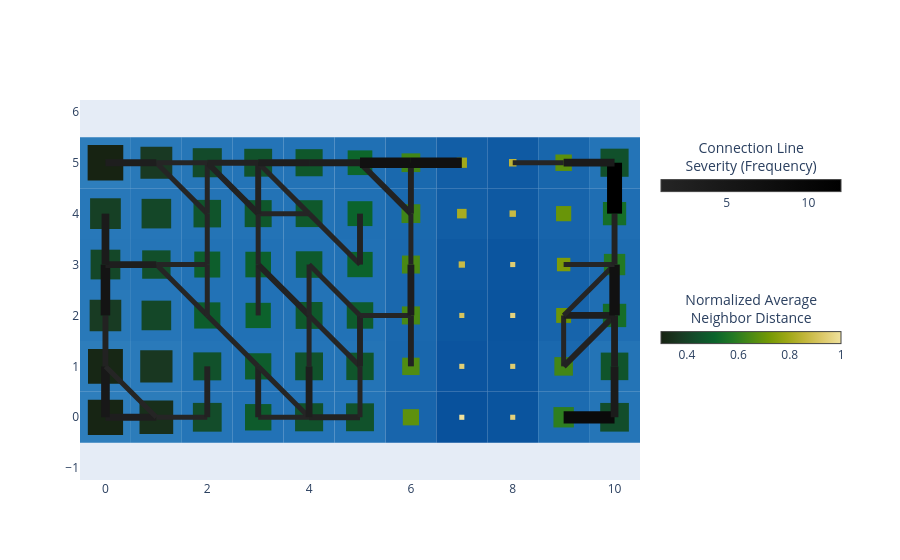

Source (notebook cell):
### Code cell
basin.pond() \
    .pad_layer() \
    .rhizome_layer() \
    .visualize();

### Figure 1 — Plotly figure (JSON) as saved in the notebook; plotly's stock layout.template omitted (floating-point values rounded to 4 significant figures)
{"data": [{"hoverinfo": "none", "marker": {"cmax": 12, "cmin": 1, "color": [1], "colorbar": {"len": 200, "lenmode": "pixels", "orientation": "h", "thickness": 12, "title": {"side": "top", "text": "Connection Line<br>Severity (Frequency)"}, "x": 1.02, "xanchor": "left", "y": 0.8, "yanchor": "middle"}, "colorscale": [[0, "rgb(37,37,37)"], [1, "rgb(0,0,0)"]], "showscale": true}, "mode": "markers", "showlegend": false, "type": "scatter", "x": [null], "y": [null]}, {"hoverinfo": "none", "marker": {"cmax": 1, "cmin": 0.3, "color": [0.3], "colorbar": {"len": 200, "lenmode": "pixels", "orientation": "h", "thickness": 12, "title": {"side": "top", "text": "Normalized Average<br>Neighbor Distance"}, "x": 1.02, "xanchor": "left", "y": 0.4, "yanchor": "middle"}, "colorscale": [[0, "rgb(23, 35, 18)"], [0.1, "rgb(25, 56, 34)"], [0.2, "rgb(18, 78, 43)"], [0.3, "rgb(11, 100, 44)"], [0.4, "rgb(35, 121, 36)"], [0.5, "rgb(75, 138, 20)"], [0.6, "rgb(116, 153, 5)"], [0.7, "rgb(157, 167, 21)"], [0.8, "rgb(194, 182, 59)"], [0.9, "rgb(221, 201, 106)"], [1, "rgb(239, 225, 156)"]], "showscale": true}, "mode": "markers", "showlegend": false, "type": "scatter", "x": [null], "y": [null]}], "layout": {"autosize": true, "legend": {"x": 1.02, "xanchor": "left", "y": 0, "yanchor": "bottom"}, "margin": {"r": 260}, "shapes": [{"fillcolor": "rgb(46, 126, 188)", "layer": "between", "line": {"width": 0}, "type": "rect", "x0": -0.5, "x1": 0.5, "xref": "x", "y0": -0.5, "y1": 0.5, "yref": "y"}, {"fillcolor": "rgb(44, 124, 186)", "layer": "between", "line": {"width": 0}, "type": "rect", "x0": 0.5, "x1": 1.5, "xref": "x", "y0": -0.5, "y1": 0.5, "yref": "y"}, {"fillcolor": "rgb(37, 117, 183)", "layer": "between", "line": {"width": 0}, "type": "rect", "x0": 1.5, "x1": 2.5, "xref": "x", "y0": -0.5, "y1": 0.5, "yref": "y"}, {"fillcolor": "rgb(34, 114, 182)", "layer": "between", "line": {"width": 0}, "type": "rect", "x0": 2.5, "x1": 3.5, "xref": "x", "y0": -0.5, "y1": 0.5, "yref": "y"}, {"fillcolor": "rgb(36, 116, 183)", "layer": "between", "line": {"width": 0}, "type": "rect", "x0": 3.5, "x1": 4.5, "xref": "x", "y0": -0.5, "y1": 0.5, "yref": "y"}, {"fillcolor": "rgb(36, 116, 183)", "layer": "between", "line": {"width": 0}, "type": "rect", "x0": 4.5, "x1": 5.5, "xref": "x", "y0": -0.5, "y1": 0.5, "yref": "y"}, {"fillcolor": "rgb(24, 101, 172)", "layer": "between", "line": {"width": 0}, "type": "rect", "x0": 5.5, "x1": 6.5, "xref": "x", "y0": -0.5, "y1": 0.5, "yref": "y"}, {"fillcolor": "rgb(8, 81, 156)", "layer": "between", "line": {"width": 0}, "type": "rect", "x0": 6.5, "x1": 7.5, "xref": "x", "y0": -0.5, "y1": 0.5, "yref": "y"}, {"fillcolor": "rgb(10, 84, 158)", "layer": "between", "line": {"width": 0}, "type": "rect", "x0": 7.5, "x1": 8.5, "xref": "x", "y0": -0.5, "y1": 0.5, "yref": "y"}, {"fillcolor": "rgb(28, 107, 176)", "layer": "between", "line": {"width": 0}, "type": "rect", "x0": 8.5, "x1": 9.5, "xref": "x", "y0": -0.5, "y1": 0.5, "yref": "y"}, {"fillcolor": "rgb(37, 117, 183)", "layer": "between", "line": {"width": 0}, "type": "rect", "x0": 9.5, "x1": 10.5, "xref": "x", "y0": -0.5, "y1": 0.5, "yref": "y"}, {"fillcolor": "rgb(45, 125, 187)", "layer": "between", "line": {"width": 0}, "type": "rect", "x0": -0.5, "x1": 0.5, "xref": "x", "y0": 0.5, "y1": 1.5, "yref": "y"}, {"fillcolor": "rgb(42, 122, 186)", "layer": "between", "line": {"width": 0}, "type": "rect", "x0": 0.5, "x1": 1.5, "xref": "x", "y0": 0.5, "y1": 1.5, "yref": "y"}, {"fillcolor": "rgb(36, 116, 183)", "layer": "between", "line": {"width": 0}, "type": "rect", "x0": 1.5, "x1": 2.5, "xref": "x", "y0": 0.5, "y1": 1.5, "yref": "y"}, {"fillcolor": "rgb(34, 114, 182)", "layer": "between", "line": {"width": 0}, "type": "rect", "x0": 2.5, "x1": 3.5, "xref": "x", "y0": 0.5, "y1": 1.5, "yref": "y"}, {"fillcolor": "rgb(36, 116, 183)", "layer": "between", "line": {"width": 0}, "type": "rect", "x0": 3.5, "x1": 4.5, "xref": "x", "y0": 0.5, "y1": 1.5, "yref": "y"}, {"fillcolor": "rgb(36, 116, 182)", "layer": "between", "line": {"width": 0}, "type": "rect", "x0": 4.5, "x1": 5.5, "xref": "x", "y0": 0.5, "y1": 1.5, "yref": "y"}, {"fillcolor": "rgb(25, 103, 173)", "layer": "between", "line": {"width": 0}, "type": "rect", "x0": 5.5, "x1": 6.5, "xref": "x", "y0": 0.5, "y1": 1.5, "yref": "y"}, {"fillcolor": "rgb(11, 84, 159)", "layer": "between", "line": {"width": 0}, "type": "rect", "x0": 6.5, "x1": 7.5, "xref": "x", "y0": 0.5, "y1": 1.5, "yref": "y"}, {"fillcolor": "rgb(11, 85, 159)", "layer": "between", "line": {"width": 0}, "type": "rect", "x0": 7.5, "x1": 8.5, "xref": "x", "y0": 0.5, "y1": 1.5, "yref": "y"}, {"fillcolor": "rgb(26, 104, 174)", "layer": "between", "line": {"width": 0}, "type": "rect", "x0": 8.5, "x1": 9.5, "xref": "x", "y0": 0.5, "y1": 1.5, "yref": "y"}, {"fillcolor": "rgb(36, 116, 182)", "layer": "between", "line": {"width": 0}, "type": "rect", "x0": 9.5, "x1": 10.5, "xref": "x", "y0": 0.5, "y1": 1.5, "yref": "y"}, {"fillcolor": "rgb(41, 121, 185)", "layer": "between", "line": {"width": 0}, "type": "rect", "x0": -0.5, "x1": 0.5, "xref": "x", "y0": 1.5, "y1": 2.5, "yref": "y"}, {"fillcolor": "rgb(38, 118, 184)", "layer": "between", "line": {"width": 0}, "type": "rect", "x0": 0.5, "x1": 1.5, "xref": "x", "y0": 1.5, "y1": 2.5, "yref": "y"}, {"fillcolor": "rgb(34, 114, 182)", "layer": "between", "line": {"width": 0}, "type": "rect", "x0": 1.5, "x1": 2.5, "xref": "x", "y0": 1.5, "y1": 2.5, "yref": "y"}, {"fillcolor": "rgb(33, 113, 181)", "layer": "between", "line": {"width": 0}, "type": "rect", "x0": 2.5, "x1": 3.5, "xref": "x", "y0": 1.5, "y1": 2.5, "yref": "y"}, {"fillcolor": "rgb(35, 115, 182)", "layer": "between", "line": {"width": 0}, "type": "rect", "x0": 3.5, "x1": 4.5, "xref": "x", "y0": 1.5, "y1": 2.5, "yref": "y"}, {"fillcolor": "rgb(34, 114, 182)", "layer": "between", "line": {"width": 0}, "type": "rect", "x0": 4.5, "x1": 5.5, "xref": "x", "y0": 1.5, "y1": 2.5, "yref": "y"}, {"fillcolor": "rgb(26, 104, 174)", "layer": "between", "line": {"width": 0}, "type": "rect", "x0": 5.5, "x1": 6.5, "xref": "x", "y0": 1.5, "y1": 2.5, "yref": "y"}, {"fillcolor": "rgb(12, 87, 160)", "layer": "between", "line": {"width": 0}, "type": "rect", "x0": 6.5, "x1": 7.5, "xref": "x", "y0": 1.5, "y1": 2.5, "yref": "y"}, {"fillcolor": "rgb(10, 84, 158)", "layer": "between", "line": {"width": 0}, "type": "rect", "x0": 7.5, "x1": 8.5, "xref": "x", "y0": 1.5, "y1": 2.5, "yref": "y"}, {"fillcolor": "rgb(23, 100, 171)", "layer": "between", "line": {"width": 0}, "type": "rect", "x0": 8.5, "x1": 9.5, "xref": "x", "y0": 1.5, "y1": 2.5, "yref": "y"}, {"fillcolor": "rgb(31, 110, 179)", "layer": "between", "line": {"width": 0}, "type": "rect", "x0": 9.5, "x1": 10.5, "xref": "x", "y0": 1.5, "y1": 2.5, "yref": "y"}, {"fillcolor": "rgb(39, 119, 184)", "layer": "between", "line": {"width": 0}, "type": "rect", "x0": -0.5, "x1": 0.5, "xref": "x", "y0": 2.5, "y1": 3.5, "yref": "y"}, {"fillcolor": "rgb(37, 117, 183)", "layer": "between", "line": {"width": 0}, "type": "rect", "x0": 0.5, "x1": 1.5, "xref": "x", "y0": 2.5, "y1": 3.5, "yref": "y"}, {"fillcolor": "rgb(34, 114, 181)", "layer": "between", "line": {"width": 0}, "type": "rect", "x0": 1.5, "x1": 2.5, "xref": "x", "y0": 2.5, "y1": 3.5, "yref": "y"}, {"fillcolor": "rgb(33, 113, 181)", "layer": "between", "line": {"width": 0}, "type": "rect", "x0": 2.5, "x1": 3.5, "xref": "x", "y0": 2.5, "y1": 3.5, "yref": "y"}, {"fillcolor": "rgb(34, 114, 182)", "layer": "between", "line": {"width": 0}, "type": "rect", "x0": 3.5, "x1": 4.5, "xref": "x", "y0": 2.5, "y1": 3.5, "yref": "y"}, {"fillcolor": "rgb(33, 113, 181)", "layer": "between", "line": {"width": 0}, "type": "rect", "x0": 4.5, "x1": 5.5, "xref": "x", "y0": 2.5, "y1": 3.5, "yref": "y"}, {"fillcolor": "rgb(26, 104, 174)", "layer": "between", "line": {"width": 0}, "type": "rect", "x0": 5.5, "x1": 6.5, "xref": "x", "y0": 2.5, "y1": 3.5, "yref": "y"}, {"fillcolor": "rgb(14, 89, 162)", "layer": "between", "line": {"width": 0}, "type": "rect", "x0": 6.5, "x1": 7.5, "xref": "x", "y0": 2.5, "y1": 3.5, "yref": "y"}, {"fillcolor": "rgb(11, 85, 159)", "layer": "between", "line": {"width": 0}, "type": "rect", "x0": 7.5, "x1": 8.5, "xref": "x", "y0": 2.5, "y1": 3.5, "yref": "y"}, {"fillcolor": "rgb(21, 98, 169)", "layer": "between", "line": {"width": 0}, "type": "rect", "x0": 8.5, "x1": 9.5, "xref": "x", "y0": 2.5, "y1": 3.5, "yref": "y"}, {"fillcolor": "rgb(29, 108, 177)", "layer": "between", "line": {"width": 0}, "type": "rect", "x0": 9.5, "x1": 10.5, "xref": "x", "y0": 2.5, "y1": 3.5, "yref": "y"}, {"fillcolor": "rgb(40, 120, 185)", "layer": "between", "line": {"width": 0}, "type": "rect", "x0": -0.5, "x1": 0.5, "xref": "x", "y0": 3.5, "y1": 4.5, "yref": "y"}, {"fillcolor": "rgb(38, 118, 184)", "layer": "between", "line": {"width": 0}, "type": "rect", "x0": 0.5, "x1": 1.5, "xref": "x", "y0": 3.5, "y1": 4.5, "yref": "y"}, {"fillcolor": "rgb(36, 116, 182)", "layer": "between", "line": {"width": 0}, "type": "rect", "x0": 1.5, "x1": 2.5, "xref": "x", "y0": 3.5, "y1": 4.5, "yref": "y"}, {"fillcolor": "rgb(35, 115, 182)", "layer": "between", "line": {"width": 0}, "type": "rect", "x0": 2.5, "x1": 3.5, "xref": "x", "y0": 3.5, "y1": 4.5, "yref": "y"}, {"fillcolor": "rgb(35, 115, 182)", "layer": "between", "line": {"width": 0}, "type": "rect", "x0": 3.5, "x1": 4.5, "xref": "x", "y0": 3.5, "y1": 4.5, "yref": "y"}, {"fillcolor": "rgb(32, 112, 180)", "layer": "between", "line": {"width": 0}, "type": "rect", "x0": 4.5, "x1": 5.5, "xref": "x", "y0": 3.5, "y1": 4.5, "yref": "y"}, {"fillcolor": "rgb(26, 105, 174)", "layer": "between", "line": {"width": 0}, "type": "rect", "x0": 5.5, "x1": 6.5, "xref": "x", "y0": 3.5, "y1": 4.5, "yref": "y"}, {"fillcolor": "rgb(17, 93, 165)", "layer": "between", "line": {"width": 0}, "type": "rect", "x0": 6.5, "x1": 7.5, "xref": "x", "y0": 3.5, "y1": 4.5, "yref": "y"}, {"fillcolor": "rgb(14, 89, 162)", "layer": "between", "line": {"width": 0}, "type": "rect", "x0": 7.5, "x1": 8.5, "xref": "x", "y0": 3.5, "y1": 4.5, "yref": "y"}, {"fillcolor": "rgb(23, 100, 171)", "layer": "between", "line": {"width": 0}, "type": "rect", "x0": 8.5, "x1": 9.5, "xref": "x", "y0": 3.5, "y1": 4.5, "yref": "y"}, {"fillcolor": "rgb(31, 110, 179)", "layer": "between", "line": {"width": 0}, "type": "rect", "x0": 9.5, "x1": 10.5, "xref": "x", "y0": 3.5, "y1": 4.5, "yref": "y"}, {"fillcolor": "rgb(46, 126, 188)", "layer": "between", "line": {"width": 0}, "type": "rect", "x0": -0.5, "x1": 0.5, "xref": "x", "y0": 4.5, "y1": 5.5, "yref": "y"}, {"fillcolor": "rgb(41, 121, 185)", "layer": "between", "line": {"width": 0}, "type": "rect", "x0": 0.5, "x1": 1.5, "xref": "x", "y0": 4.5, "y1": 5.5, "yref": "y"}, {"fillcolor": "rgb(38, 118, 183)", "layer": "between", "line": {"width": 0}, "type": "rect", "x0": 1.5, "x1": 2.5, "xref": "x", "y0": 4.5, "y1": 5.5, "yref": "y"}, {"fillcolor": "rgb(36, 116, 183)", "layer": "between", "line": {"width": 0}, "type": "rect", "x0": 2.5, "x1": 3.5, "xref": "x", "y0": 4.5, "y1": 5.5, "yref": "y"}, {"fillcolor": "rgb(35, 115, 182)", "layer": "between", "line": {"width": 0}, "type": "rect", "x0": 3.5, "x1": 4.5, "xref": "x", "y0": 4.5, "y1": 5.5, "yref": "y"}, {"fillcolor": "rgb(32, 112, 180)", "layer": "between", "line": {"width": 0}, "type": "rect", "x0": 4.5, "x1": 5.5, "xref": "x", "y0": 4.5, "y1": 5.5, "yref": "y"}, {"fillcolor": "rgb(26, 105, 174)", "layer": "between", "line": {"width": 0}, "type": "rect", "x0": 5.5, "x1": 6.5, "xref": "x", "y0": 4.5, "y1": 5.5, "yref": "y"}, {"fillcolor": "rgb(18, 94, 166)", "layer": "between", "line": {"width": 0}, "type": "rect", "x0": 6.5, "x1": 7.5, "xref": "x", "y0": 4.5, "y1": 5.5, "yref": "y"}, {"fillcolor": "rgb(15, 90, 163)", "layer": "between", "line": {"width": 0}, "type": "rect", "x0": 7.5, "x1": 8.5, "xref": "x", "y0": 4.5, "y1": 5.5, "yref": "y"}, {"fillcolor": "rgb(24, 102, 172)", "layer": "between", "line": {"width": 0}, "type": "rect", "x0": 8.5, "x1": 9.5, "xref": "x", "y0": 4.5, "y1": 5.5, "yref": "y"}, {"fillcolor": "rgb(36, 116, 183)", "layer": "between", "line": {"width": 0}, "type": "rect", "x0": 9.5, "x1": 10.5, "xref": "x", "y0": 4.5, "y1": 5.5, "yref": "y"}, {"fillcolor": "rgb(23, 37, 20)", "layer": "between", "line": {"width": 0}, "type": "rect", "x0": -0.3462, "x1": 0.3462, "xref": "x", "y0": -0.3462, "y1": 0.3462, "yref": "y"}, {"fillcolor": "rgb(24, 47, 27)", "layer": "between", "line": {"width": 0}, "type": "rect", "x0": 0.6692, "x1": 1.331, "xref": "x", "y0": -0.3308, "y1": 0.3308, "yref": "y"}, {"fillcolor": "rgb(19, 76, 42)", "layer": "between", "line": {"width": 0}, "type": "rect", "x0": 1.717, "x1": 2.283, "xref": "x", "y0": -0.2826, "y1": 0.2826, "yref": "y"}, {"fillcolor": "rgb(14, 91, 44)", "layer": "between", "line": {"width": 0}, "type": "rect", "x0": 2.74, "x1": 3.26, "xref": "x", "y0": -0.2596, "y1": 0.2596, "yref": "y"}, {"fillcolor": "rgb(17, 81, 43)", "layer": "between", "line": {"width": 0}, "type": "rect", "x0": 3.724, "x1": 4.276, "xref": "x", "y0": -0.2756, "y1": 0.2756, "yref": "y"}, {"fillcolor": "rgb(17, 82, 43)", "layer": "between", "line": {"width": 0}, "type": "rect", "x0": 4.726, "x1": 5.274, "xref": "x", "y0": -0.2739, "y1": 0.2739, "yref": "y"}, {"fillcolor": "rgb(94, 145, 13)", "layer": "between", "line": {"width": 0}, "type": "rect", "x0": 5.841, "x1": 6.159, "xref": "x", "y0": -0.1591, "y1": 0.1591, "yref": "y"}, {"fillcolor": "rgb(239, 225, 156)", "layer": "between", "line": {"width": 0}, "type": "rect", "x0": 6.95, "x1": 7.05, "xref": "x", "y0": -0.05, "y1": 0.05, "yref": "y"}, {"fillcolor": "rgb(227, 208, 122)", "layer": "between", "line": {"width": 0}, "type": "rect", "x0": 7.95, "x1": 8.05, "xref": "x", "y0": -0.05, "y1": 0.05, "yref": "y"}, {"fillcolor": "rgb(46, 126, 32)", "layer": "between", "line": {"width": 0}, "type": "rect", "x0": 8.8, "x1": 9.2, "xref": "x", "y0": -0.2003, "y1": 0.2003, "yref": "y"}, {"fillcolor": "rgb(18, 77, 43)", "layer": "between", "line": {"width": 0}, "type": "rect", "x0": 9.719, "x1": 10.28, "xref": "x", "y0": -0.2815, "y1": 0.2815, "yref": "y"}, {"fillcolor": "rgb(23, 39, 21)", "layer": "between", "line": {"width": 0}, "type": "rect", "x0": -0.3428, "x1": 0.3428, "xref": "x", "y0": 0.6572, "y1": 1.343, "yref": "y"}, {"fillcolor": "rgb(25, 55, 33)", "layer": "between", "line": {"width": 0}, "type": "rect", "x0": 0.6828, "x1": 1.317, "xref": "x", "y0": 0.6828, "y1": 1.317, "yref": "y"}, {"fillcolor": "rgb(17, 81, 43)", "layer": "between", "line": {"width": 0}, "type": "rect", "x0": 1.725, "x1": 2.275, "xref": "x", "y0": 0.7251, "y1": 1.275, "yref": "y"}, {"fillcolor": "rgb(14, 92, 44)", "layer": "between", "line": {"width": 0}, "type": "rect", "x0": 2.742, "x1": 3.258, "xref": "x", "y0": 0.7422, "y1": 1.258, "yref": "y"}, {"fillcolor": "rgb(17, 82, 43)", "layer": "between", "line": {"width": 0}, "type": "rect", "x0": 3.727, "x1": 4.273, "xref": "x", "y0": 0.7268, "y1": 1.273, "yref": "y"}, {"fillcolor": "rgb(16, 85, 43)", "layer": "between", "line": {"width": 0}, "type": "rect", "x0": 4.731, "x1": 5.269, "xref": "x", "y0": 0.731, "y1": 1.269, "yref": "y"}, {"fillcolor": "rgb(80, 140, 18)", "layer": "between", "line": {"width": 0}, "type": "rect", "x0": 5.829, "x1": 6.171, "xref": "x", "y0": 0.8291, "y1": 1.171, "yref": "y"}, {"fillcolor": "rgb(225, 207, 118)", "layer": "between", "line": {"width": 0}, "type": "rect", "x0": 6.95, "x1": 7.05, "xref": "x", "y0": 0.95, "y1": 1.05, "yref": "y"}, {"fillcolor": "rgb(223, 204, 111)", "layer": "between", "line": {"width": 0}, "type": "rect", "x0": 7.95, "x1": 8.05, "xref": "x", "y0": 0.95, "y1": 1.05, "yref": "y"}, {"fillcolor": "rgb(67, 134, 23)", "layer": "between", "line": {"width": 0}, "type": "rect", "x0": 8.818, "x1": 9.182, "xref": "x", "y0": 0.8178, "y1": 1.182, "yref": "y"}, {"fillcolor": "rgb(16, 84, 43)", "layer": "between", "line": {"width": 0}, "type": "rect", "x0": 9.729, "x1": 10.27, "xref": "x", "y0": 0.7293, "y1": 1.271, "yref": "y"}, {"fillcolor": "rgb(24, 59, 35)", "layer": "between", "line": {"width": 0}, "type": "rect", "x0": -0.3102, "x1": 0.3102, "xref": "x", "y0": 1.69, "y1": 2.31, "yref": "y"}, {"fillcolor": "rgb(20, 71, 40)", "layer": "between", "line": {"width": 0}, "type": "rect", "x0": 0.7091, "x1": 1.291, "xref": "x", "y0": 1.709, "y1": 2.291, "yref": "y"}, {"fillcolor": "rgb(13, 92, 44)", "layer": "between", "line": {"width": 0}, "type": "rect", "x0": 1.743, "x1": 2.257, "xref": "x", "y0": 1.743, "y1": 2.257, "yref": "y"}, {"fillcolor": "rgb(12, 98, 44)", "layer": "between", "line": {"width": 0}, "type": "rect", "x0": 2.752, "x1": 3.248, "xref": "x", "y0": 1.752, "y1": 2.248, "yref": "y"}, {"fillcolor": "rgb(15, 88, 43)", "layer": "between", "line": {"width": 0}, "type": "rect", "x0": 3.736, "x1": 4.264, "xref": "x", "y0": 1.736, "y1": 2.264, "yref": "y"}, {"fillcolor": "rgb(14, 91, 44)", "layer": "between", "line": {"width": 0}, "type": "rect", "x0": 4.74, "x1": 5.26, "xref": "x", "y0": 1.74, "y1": 2.26, "yref": "y"}, {"fillcolor": "rgb(72, 137, 21)", "layer": "between", "line": {"width": 0}, "type": "rect", "x0": 5.823, "x1": 6.177, "xref": "x", "y0": 1.823, "y1": 2.177, "yref": "y"}, {"fillcolor": "rgb(214, 196, 94)", "layer": "between", "line": {"width": 0}, "type": "rect", "x0": 6.95, "x1": 7.05, "xref": "x", "y0": 1.95, "y1": 2.05, "yref": "y"}, {"fillcolor": "rgb(228, 210, 125)", "layer": "between", "line": {"width": 0}, "type": "rect", "x0": 7.95, "x1": 8.05, "xref": "x", "y0": 1.95, "y1": 2.05, "yref": "y"}, {"fillcolor": "rgb(109, 150, 8)", "layer": "between", "line": {"width": 0}, "type": "rect", "x0": 8.854, "x1": 9.146, "xref": "x", "y0": 1.854, "y1": 2.146, "yref": "y"}, {"fillcolor": "rgb(22, 109, 40)", "layer": "between", "line": {"width": 0}, "type": "rect", "x0": 9.771, "x1": 10.23, "xref": "x", "y0": 1.771, "y1": 2.229, "yref": "y"}, {"fillcolor": "rgb(20, 71, 40)", "layer": "between", "line": {"width": 0}, "type": "rect", "x0": -0.2919, "x1": 0.2919, "xref": "x", "y0": 2.708, "y1": 3.292, "yref": "y"}, {"fillcolor": "rgb(18, 79, 43)", "layer": "between", "line": {"width": 0}, "type": "rect", "x0": 0.7213, "x1": 1.279, "xref": "x", "y0": 2.721, "y1": 3.279, "yref": "y"}, {"fillcolor": "rgb(13, 94, 44)", "layer": "between", "line": {"width": 0}, "type": "rect", "x0": 1.745, "x1": 2.255, "xref": "x", "y0": 2.745, "y1": 3.255, "yref": "y"}, {"fillcolor": "rgb(12, 96, 44)", "layer": "between", "line": {"width": 0}, "type": "rect", "x0": 2.748, "x1": 3.252, "xref": "x", "y0": 2.748, "y1": 3.252, "yref": "y"}, {"fillcolor": "rgb(14, 90, 44)", "layer": "between", "line": {"width": 0}, "type": "rect", "x0": 3.739, "x1": 4.261, "xref": "x", "y0": 2.739, "y1": 3.261, "yref": "y"}, {"fillcolor": "rgb(12, 98, 44)", "layer": "between", "line": {"width": 0}, "type": "rect", "x0": 4.752, "x1": 5.248, "xref": "x", "y0": 2.752, "y1": 3.248, "yref": "y"}, {"fillcolor": "rgb(73, 137, 21)", "layer": "between", "line": {"width": 0}, "type": "rect", "x0": 5.824, "x1": 6.176, "xref": "x", "y0": 2.824, "y1": 3.176, "yref": "y"}, {"fillcolor": "rgb(200, 186, 70)", "layer": "between", "line": {"width": 0}, "type": "rect", "x0": 6.938, "x1": 7.062, "xref": "x", "y0": 2.938, "y1": 3.062, "yref": "y"}, {"fillcolor": "rgb(223, 204, 113)", "layer": "between", "line": {"width": 0}, "type": "rect", "x0": 7.95, "x1": 8.05, "xref": "x", "y0": 2.95, "y1": 3.05, "yref": "y"}, {"fillcolor": "rgb(126, 156, 9)", "layer": "between", "line": {"width": 0}, "type": "rect", "x0": 8.868, "x1": 9.132, "xref": "x", "y0": 2.868, "y1": 3.132, "yref": "y"}, {"fillcolor": "rgb(35, 121, 36)", "layer": "between", "line": {"width": 0}, "type": "rect", "x0": 9.79, "x1": 10.21, "xref": "x", "y0": 2.79, "y1": 3.21, "yref": "y"}, {"fillcolor": "rgb(22, 64, 37)", "layer": "between", "line": {"width": 0}, "type": "rect", "x0": -0.3018, "x1": 0.3018, "xref": "x", "y0": 3.698, "y1": 4.302, "yref": "y"}, {"fillcolor": "rgb(20, 71, 40)", "layer": "between", "line": {"width": 0}, "type": "rect", "x0": 0.7096, "x1": 1.29, "xref": "x", "y0": 3.71, "y1": 4.29, "yref": "y"}, {"fillcolor": "rgb(16, 84, 43)", "layer": "between", "line": {"width": 0}, "type": "rect", "x0": 1.729, "x1": 2.271, "xref": "x", "y0": 3.729, "y1": 4.271, "yref": "y"}, {"fillcolor": "rgb(15, 87, 43)", "layer": "between", "line": {"width": 0}, "type": "rect", "x0": 2.735, "x1": 3.265, "xref": "x", "y0": 3.735, "y1": 4.265, "yref": "y"}, {"fillcolor": "rgb(15, 88, 43)", "layer": "between", "line": {"width": 0}, "type": "rect", "x0": 3.736, "x1": 4.264, "xref": "x", "y0": 3.736, "y1": 4.264, "yref": "y"}, {"fillcolor": "rgb(11, 100, 44)", "layer": "between", "line": {"width": 0}, "type": "rect", "x0": 4.756, "x1": 5.244, "xref": "x", "y0": 3.756, "y1": 4.244, "yref": "y"}, {"fillcolor": "rgb(64, 133, 24)", "layer": "between", "line": {"width": 0}, "type": "rect", "x0": 5.815, "x1": 6.185, "xref": "x", "y0": 3.815, "y1": 4.185, "yref": "y"}, {"fillcolor": "rgb(169, 172, 33)", "layer": "between", "line": {"width": 0}, "type": "rect", "x0": 6.906, "x1": 7.094, "xref": "x", "y0": 3.906, "y1": 4.094, "yref": "y"}, {"fillcolor": "rgb(199, 186, 68)", "layer": "between", "line": {"width": 0}, "type": "rect", "x0": 7.937, "x1": 8.063, "xref": "x", "y0": 3.937, "y1": 4.063, "yref": "y"}, {"fillcolor": "rgb(105, 149, 9)", "layer": "between", "line": {"width": 0}, "type": "rect", "x0": 8.851, "x1": 9.149, "xref": "x", "y0": 3.851, "y1": 4.149, "yref": "y"}, {"fillcolor": "rgb(22, 110, 40)", "layer": "between", "line": {"width": 0}, "type": "rect", "x0": 9.772, "x1": 10.23, "xref": "x", "y0": 3.772, "y1": 4.228, "yref": "y"}, {"fillcolor": "rgb(23, 35, 18)", "layer": "between", "line": {"width": 0}, "type": "rect", "x0": -0.35, "x1": 0.35, "xref": "x", "y0": 4.65, "y1": 5.35, "yref": "y"}, {"fillcolor": "rgb(25, 57, 35)", "layer": "between", "line": {"width": 0}, "type": "rect", "x0": 0.6872, "x1": 1.313, "xref": "x", "y0": 4.687, "y1": 5.313, "yref": "y"}, {"fillcolor": "rgb(19, 74, 42)", "layer": "between", "line": {"width": 0}, "type": "rect", "x0": 1.714, "x1": 2.286, "xref": "x", "y0": 4.714, "y1": 5.286, "yref": "y"}, {"fillcolor": "rgb(17, 82, 43)", "layer": "between", "line": {"width": 0}, "type": "rect", "x0": 2.726, "x1": 3.274, "xref": "x", "y0": 4.726, "y1": 5.274, "yref": "y"}, {"fillcolor": "rgb(15, 87, 43)", "layer": "between", "line": {"width": 0}, "type": "rect", "x0": 3.734, "x1": 4.266, "xref": "x", "y0": 4.734, "y1": 5.266, "yref": "y"}, {"fillcolor": "rgb(13, 102, 43)", "layer": "between", "line": {"width": 0}, "type": "rect", "x0": 4.758, "x1": 5.242, "xref": "x", "y0": 4.758, "y1": 5.242, "yref": "y"}, {"fillcolor": "rgb(65, 134, 24)", "layer": "between", "line": {"width": 0}, "type": "rect", "x0": 5.816, "x1": 6.184, "xref": "x", "y0": 4.816, "y1": 5.184, "yref": "y"}, {"fillcolor": "rgb(162, 169, 26)", "layer": "between", "line": {"width": 0}, "type": "rect", "x0": 6.899, "x1": 7.101, "xref": "x", "y0": 4.899, "y1": 5.101, "yref": "y"}, {"fillcolor": "rgb(190, 180, 55)", "layer": "between", "line": {"width": 0}, "type": "rect", "x0": 7.926, "x1": 8.074, "xref": "x", "y0": 4.926, "y1": 5.074, "yref": "y"}, {"fillcolor": "rgb(91, 144, 14)", "layer": "between", "line": {"width": 0}, "type": "rect", "x0": 8.838, "x1": 9.162, "xref": "x", "y0": 4.838, "y1": 5.162, "yref": "y"}, {"fillcolor": "rgb(17, 80, 43)", "layer": "between", "line": {"width": 0}, "type": "rect", "x0": 9.724, "x1": 10.28, "xref": "x", "y0": 4.724, "y1": 5.276, "yref": "y"}, {"layer": "between", "line": {"color": "rgb(30, 30, 30)", "width": 6.818}, "type": "line", "x0": 0, "x1": 1, "y0": 0, "y1": 0}, {"layer": "between", "line": {"color": "rgb(24, 24, 24)", "width": 8.636}, "type": "line", "x0": 0, "x1": 0, "y0": 0, "y1": 1}, {"layer": "between", "line": {"color": "rgb(37, 37, 37)", "width": 5}, "type": "line", "x0": 1, "x1": 2, "y0": 0, "y1": 0}, {"layer": "between", "line": {"color": "rgb(37, 37, 37)", "width": 5}, "type": "line", "x0": 1, "x1": 0, "y0": 0, "y1": 1}, {"layer": "between", "line": {"color": "rgb(34, 34, 34)", "width": 5.909}, "type": "line", "x0": 2, "x1": 2, "y0": 0, "y1": 1}, {"layer": "between", "line": {"color": "rgb(37, 37, 37)", "width": 5}, "type": "line", "x0": 3, "x1": 4, "y0": 0, "y1": 0}, {"layer": "between", "line": {"color": "rgb(34, 34, 34)", "width": 5.909}, "type": "line", "x0": 3, "x1": 3, "y0": 0, "y1": 1}, {"layer": "between", "line": {"color": "rgb(34, 34, 34)", "width": 5.909}, "type": "line", "x0": 4, "x1": 5, "y0": 0, "y1": 0}, {"layer": "between", "line": {"color": "rgb(37, 37, 37)", "width": 5}, "type": "line", "x0": 4, "x1": 3, "y0": 0, "y1": 1}, {"layer": "between", "line": {"color": "rgb(30, 30, 30)", "width": 6.818}, "type": "line", "x0": 4, "x1": 4, "y0": 0, "y1": 1}, {"layer": "between", "line": {"color": "rgb(37, 37, 37)", "width": 5}, "type": "line", "x0": 5, "x1": 5, "y0": 0, "y1": 1}, {"layer": "between", "line": {"color": "rgb(10, 10, 10)", "width": 12.27}, "type": "line", "x0": 9, "x1": 10, "y0": 0, "y1": 0}, {"layer": "between", "line": {"color": "rgb(27, 27, 27)", "width": 7.727}, "type": "line", "x0": 10, "x1": 10, "y0": 0, "y1": 1}, {"layer": "between", "line": {"color": "rgb(34, 34, 34)", "width": 5.909}, "type": "line", "x0": 0, "x1": 0, "y0": 1, "y1": 2}, {"layer": "between", "line": {"color": "rgb(37, 37, 37)", "width": 5}, "type": "line", "x0": 3, "x1": 2, "y0": 1, "y1": 2}, {"layer": "between", "line": {"color": "rgb(37, 37, 37)", "width": 5}, "type": "line", "x0": 4, "x1": 4, "y0": 1, "y1": 2}, {"layer": "between", "line": {"color": "rgb(37, 37, 37)", "width": 5}, "type": "line", "x0": 5, "x1": 4, "y0": 1, "y1": 2}, {"layer": "between", "line": {"color": "rgb(34, 34, 34)", "width": 5.909}, "type": "line", "x0": 5, "x1": 5, "y0": 1, "y1": 2}, {"layer": "between", "line": {"color": "rgb(34, 34, 34)", "width": 5.909}, "type": "line", "x0": 6, "x1": 6, "y0": 1, "y1": 2}, {"layer": "between", "line": {"color": "rgb(37, 37, 37)", "width": 5}, "type": "line", "x0": 9, "x1": 9, "y0": 1, "y1": 2}, {"layer": "between", "line": {"color": "rgb(34, 34, 34)", "width": 5.909}, "type": "line", "x0": 9, "x1": 10, "y0": 1, "y1": 2}, {"layer": "between", "line": {"color": "rgb(30, 30, 30)", "width": 6.818}, "type": "line", "x0": 10, "x1": 10, "y0": 1, "y1": 2}, {"layer": "between", "line": {"color": "rgb(20, 20, 20)", "width": 9.545}, "type": "line", "x0": 0, "x1": 0, "y0": 2, "y1": 3}, {"layer": "between", "line": {"color": "rgb(37, 37, 37)", "width": 5}, "type": "line", "x0": 2, "x1": 1, "y0": 2, "y1": 3}, {"layer": "between", "line": {"color": "rgb(37, 37, 37)", "width": 5}, "type": "line", "x0": 2, "x1": 2, "y0": 2, "y1": 3}, {"layer": "between", "line": {"color": "rgb(37, 37, 37)", "width": 5}, "type": "line", "x0": 3, "x1": 3, "y0": 2, "y1": 3}, {"layer": "between", "line": {"color": "rgb(34, 34, 34)", "width": 5.909}, "type": "line", "x0": 4, "x1": 3, "y0": 2, "y1": 3}, {"layer": "between", "line": {"color": "rgb(37, 37, 37)", "width": 5}, "type": "line", "x0": 4, "x1": 4, "y0": 2, "y1": 3}, {"layer": "between", "line": {"color": "rgb(37, 37, 37)", "width": 5}, "type": "line", "x0": 5, "x1": 6, "y0": 2, "y1": 2}, {"layer": "between", "line": {"color": "rgb(37, 37, 37)", "width": 5}, "type": "line", "x0": 5, "x1": 4, "y0": 2, "y1": 3}, {"layer": "between", "line": {"color": "rgb(30, 30, 30)", "width": 6.818}, "type": "line", "x0": 6, "x1": 6, "y0": 2, "y1": 3}, {"layer": "between", "line": {"color": "rgb(30, 30, 30)", "width": 6.818}, "type": "line", "x0": 9, "x1": 10, "y0": 2, "y1": 2}, {"layer": "between", "line": {"color": "rgb(37, 37, 37)", "width": 5}, "type": "line", "x0": 9, "x1": 10, "y0": 2, "y1": 3}, {"layer": "between", "line": {"color": "rgb(17, 17, 17)", "width": 10.45}, "type": "line", "x0": 10, "x1": 10, "y0": 2, "y1": 3}, {"layer": "between", "line": {"color": "rgb(30, 30, 30)", "width": 6.818}, "type": "line", "x0": 0, "x1": 1, "y0": 3, "y1": 3}, {"layer": "between", "line": {"color": "rgb(27, 27, 27)", "width": 7.727}, "type": "line", "x0": 0, "x1": 0, "y0": 3, "y1": 4}, {"layer": "between", "line": {"color": "rgb(37, 37, 37)", "width": 5}, "type": "line", "x0": 1, "x1": 2, "y0": 3, "y1": 3}, {"layer": "between", "line": {"color": "rgb(37, 37, 37)", "width": 5}, "type": "line", "x0": 2, "x1": 2, "y0": 3, "y1": 4}, {"layer": "between", "line": {"color": "rgb(37, 37, 37)", "width": 5}, "type": "line", "x0": 3, "x1": 3, "y0": 3, "y1": 4}, {"layer": "between", "line": {"color": "rgb(37, 37, 37)", "width": 5}, "type": "line", "x0": 5, "x1": 4, "y0": 3, "y1": 4}, {"layer": "between", "line": {"color": "rgb(34, 34, 34)", "width": 5.909}, "type": "line", "x0": 5, "x1": 5, "y0": 3, "y1": 4}, {"layer": "between", "line": {"color": "rgb(37, 37, 37)", "width": 5}, "type": "line", "x0": 6, "x1": 6, "y0": 3, "y1": 4}, {"layer": "between", "line": {"color": "rgb(37, 37, 37)", "width": 5}, "type": "line", "x0": 9, "x1": 10, "y0": 3, "y1": 3}, {"layer": "between", "line": {"color": "rgb(34, 34, 34)", "width": 5.909}, "type": "line", "x0": 10, "x1": 10, "y0": 3, "y1": 4}, {"layer": "between", "line": {"color": "rgb(37, 37, 37)", "width": 5}, "type": "line", "x0": 2, "x1": 1, "y0": 4, "y1": 5}, {"layer": "between", "line": {"color": "rgb(37, 37, 37)", "width": 5}, "type": "line", "x0": 2, "x1": 2, "y0": 4, "y1": 5}, {"layer": "between", "line": {"color": "rgb(37, 37, 37)", "width": 5}, "type": "line", "x0": 3, "x1": 4, "y0": 4, "y1": 4}, {"layer": "between", "line": {"color": "rgb(34, 34, 34)", "width": 5.909}, "type": "line", "x0": 3, "x1": 2, "y0": 4, "y1": 5}, {"layer": "between", "line": {"color": "rgb(34, 34, 34)", "width": 5.909}, "type": "line", "x0": 3, "x1": 3, "y0": 4, "y1": 5}, {"layer": "between", "line": {"color": "rgb(37, 37, 37)", "width": 5}, "type": "line", "x0": 4, "x1": 3, "y0": 4, "y1": 5}, {"layer": "between", "line": {"color": "rgb(34, 34, 34)", "width": 5.909}, "type": "line", "x0": 6, "x1": 5, "y0": 4, "y1": 5}, {"layer": "between", "line": {"color": "rgb(34, 34, 34)", "width": 5.909}, "type": "line", "x0": 6, "x1": 6, "y0": 4, "y1": 5}, {"layer": "between", "line": {"color": "rgb(0, 0, 0)", "width": 15}, "type": "line", "x0": 10, "x1": 10, "y0": 4, "y1": 5}, {"layer": "between", "line": {"color": "rgb(30, 30, 30)", "width": 6.818}, "type": "line", "x0": 0, "x1": 1, "y0": 5, "y1": 5}, {"layer": "between", "line": {"color": "rgb(37, 37, 37)", "width": 5}, "type": "line", "x0": 1, "x1": 2, "y0": 5, "y1": 5}, {"layer": "between", "line": {"color": "rgb(34, 34, 34)", "width": 5.909}, "type": "line", "x0": 2, "x1": 3, "y0": 5, "y1": 5}, {"layer": "between", "line": {"color": "rgb(30, 30, 30)", "width": 6.818}, "type": "line", "x0": 3, "x1": 4, "y0": 5, "y1": 5}, {"layer": "between", "line": {"color": "rgb(30, 30, 30)", "width": 6.818}, "type": "line", "x0": 4, "x1": 5, "y0": 5, "y1": 5}, {"layer": "between", "line": {"color": "rgb(17, 17, 17)", "width": 10.45}, "type": "line", "x0": 5, "x1": 6, "y0": 5, "y1": 5}, {"layer": "between", "line": {"color": "rgb(17, 17, 17)", "width": 10.45}, "type": "line", "x0": 6, "x1": 7, "y0": 5, "y1": 5}, {"layer": "between", "line": {"color": "rgb(37, 37, 37)", "width": 5}, "type": "line", "x0": 8, "x1": 9, "y0": 5, "y1": 5}, {"layer": "between", "line": {"color": "rgb(27, 27, 27)", "width": 7.727}, "type": "line", "x0": 9, "x1": 10, "y0": 5, "y1": 5}], "showlegend": true, "xaxis": {"constrain": "domain", "range": [-0.5, 10.5], "scaleanchor": "y", "showgrid": false, "zeroline": false}, "yaxis": {"range": [-0.5, 5.5], "showgrid": false, "zeroline": false}}}
